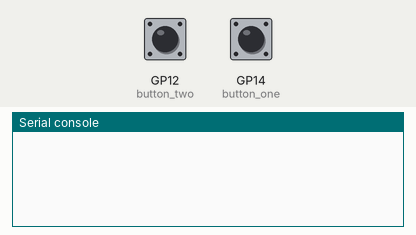
This program was run on a simulated Raspberry Pi Pico running MicroPython. Shown: the last lines printed to the serial console. Inputs (shaded band) come from the test bench; at power-on: GP12 (button_two) HIGH, GP14 (button_one) LOW.

Above: at 1.2 s.
1.3 s: GP12 (button_two) pulled LOW for 0.3 s
At 2.0 s:
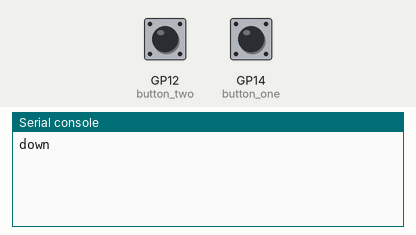
3.1 s: GP14 (button_one) pulled HIGH for 0.3 s
At 3.9 s:
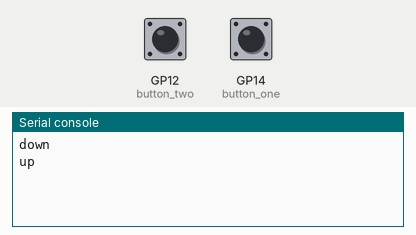

The program:

button-switch.py
```python
from machine import Pin
from utime import sleep

button_one = Pin(14, Pin.IN, Pin.PULL_DOWN)
button_two = Pin(12, Pin.IN, Pin.PULL_UP)

while True:
    if button_one.value() == 1:
        print("up")
    if button_two.value() == 0:
        print("down")
    sleep(0.25)
```

Measured:
- after the input at 1.3 s, the serial console: prints a new line after 0.20 s (image 1)
- after the input at 3.1 s, the serial console: prints a new line after 0.15 s (image 2)
